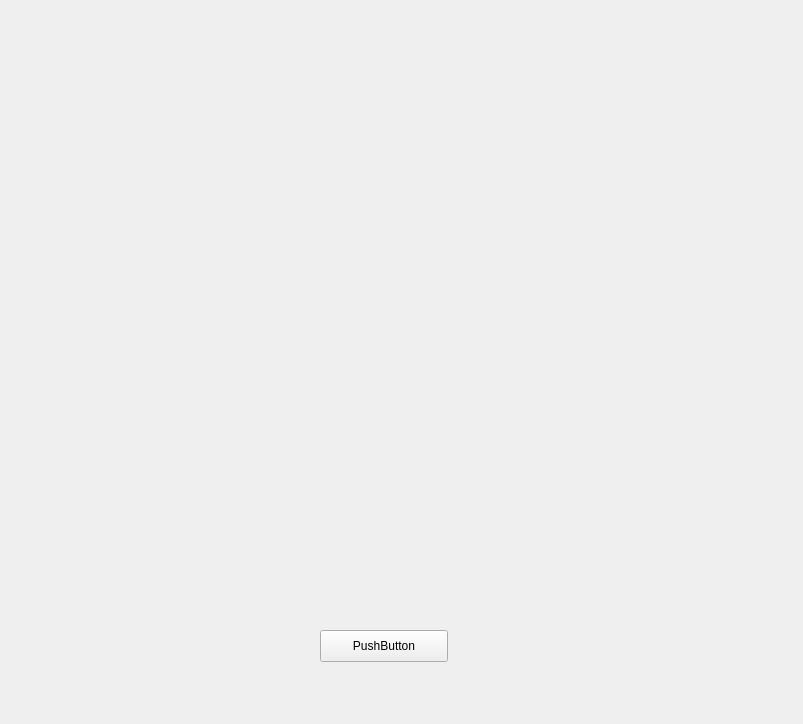
<?xml version="1.0" encoding="UTF-8"?>
<ui version="4.0">
 <class>Form_page2</class>
 <widget class="QWidget" name="Form_page2">
  <property name="geometry">
   <rect>
    <x>0</x>
    <y>0</y>
    <width>803</width>
    <height>724</height>
   </rect>
  </property>
  <property name="windowTitle">
   <string>Form</string>
  </property>
  <widget class="QPushButton" name="pushButton">
   <property name="geometry">
    <rect>
     <x>320</x>
     <y>630</y>
     <width>128</width>
     <height>32</height>
    </rect>
   </property>
   <property name="text">
    <string>PushButton</string>
   </property>
  </widget>
 </widget>
 <resources/>
 <connections/>
</ui>
